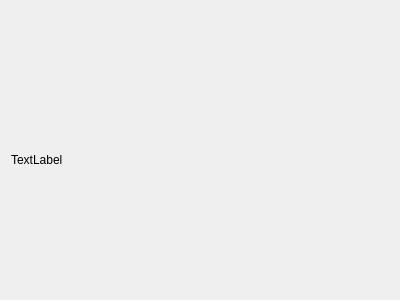
<?xml version="1.0" encoding="UTF-8"?>
<ui version="4.0">
 <class>ImageWidget</class>
 <widget class="QWidget" name="ImageWidget">
  <property name="geometry">
   <rect>
    <x>0</x>
    <y>0</y>
    <width>400</width>
    <height>300</height>
   </rect>
  </property>
  <property name="windowTitle">
   <string>Form</string>
  </property>
  <layout class="QVBoxLayout" name="verticalLayout">
   <item>
    <widget class="QLabel" name="image">
     <property name="sizePolicy">
      <sizepolicy hsizetype="Fixed" vsizetype="Fixed">
       <horstretch>0</horstretch>
       <verstretch>0</verstretch>
      </sizepolicy>
     </property>
     <property name="text">
      <string/>
     </property>
     <property name="scaledContents">
      <bool>true</bool>
     </property>
     <property name="alignment">
      <set>Qt::AlignLeading|Qt::AlignLeft|Qt::AlignTop</set>
     </property>
    </widget>
   </item>
   <item>
    <layout class="QHBoxLayout" name="horizontalLayout">
     <item>
      <widget class="QLabel" name="statusbar">
       <property name="text">
        <string>TextLabel</string>
       </property>
      </widget>
     </item>
     <item>
      <spacer name="horizontalSpacer">
       <property name="orientation">
        <enum>Qt::Horizontal</enum>
       </property>
       <property name="sizeHint" stdset="0">
        <size>
         <width>40</width>
         <height>20</height>
        </size>
       </property>
      </spacer>
     </item>
    </layout>
   </item>
  </layout>
 </widget>
 <resources/>
 <connections/>
</ui>
